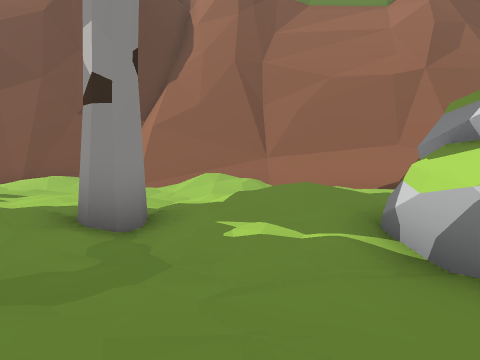
[1] (above)

24 first-person views from a walk through a Unity game level. The camera is 1.5 m above the floor, tilts 4° down and sees 70° across. The floor is counted in squares, 2 m on a side. Each view is taken from the middle of a square. On the plan, view 1 faces up. The plan holds only what a view shows up to about 11 squares ahead; the rest is blank. The place goes on beyond the plan. The player is left out. Some animated figures are left out.

[2]
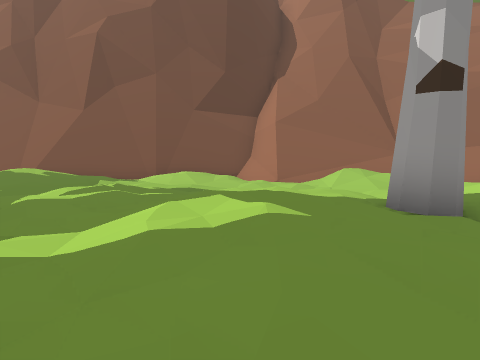

[3]
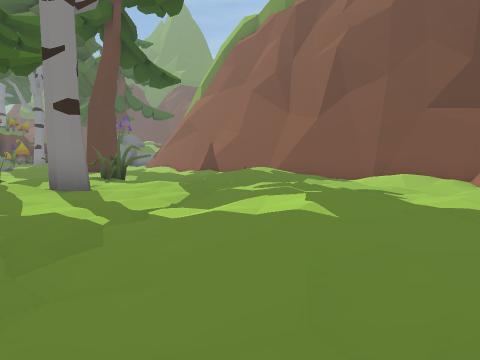

[4]
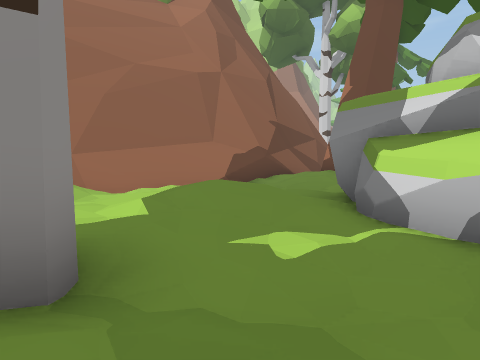

[5]
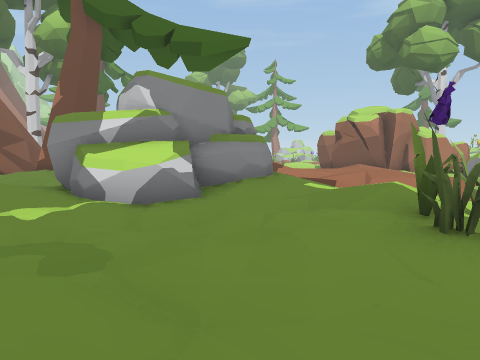

[6]
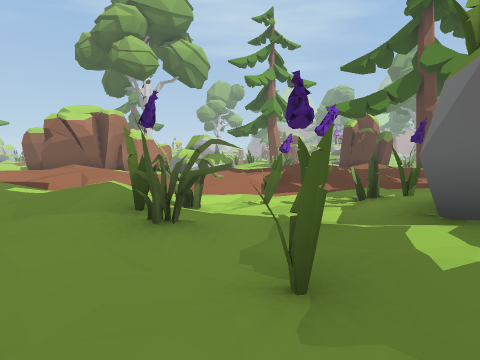

[7]
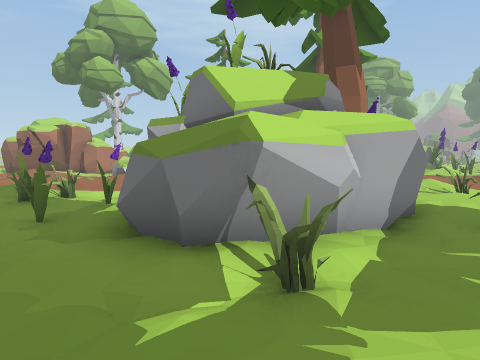

[8]
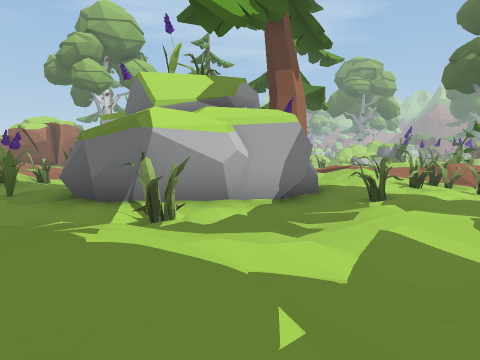

[9]
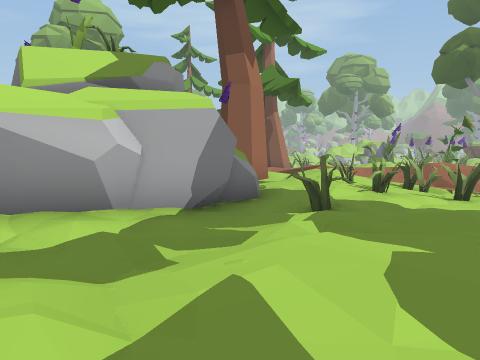

[10]
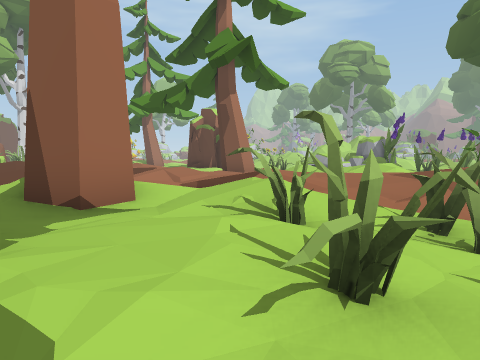

[11]
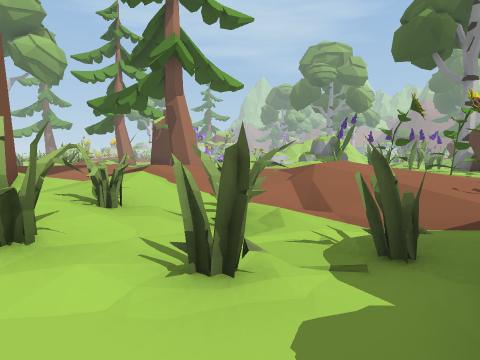

[12]
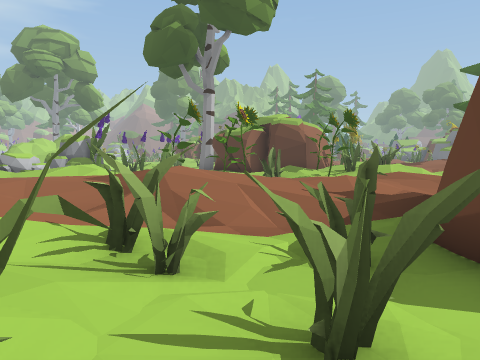

[13]
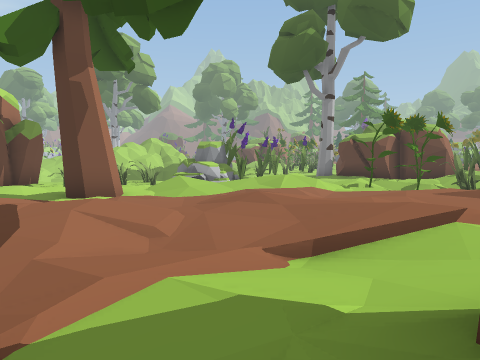

[14]
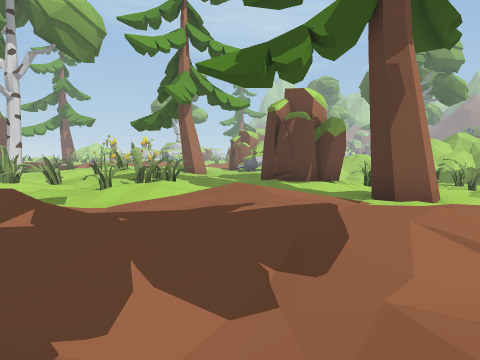

[15]
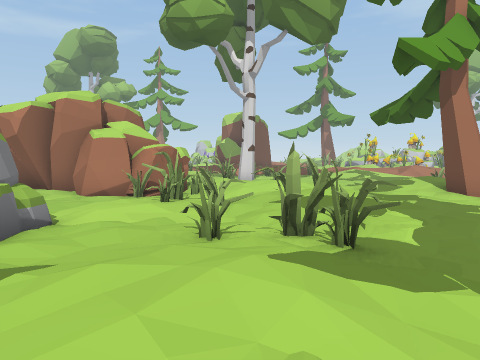

[16]
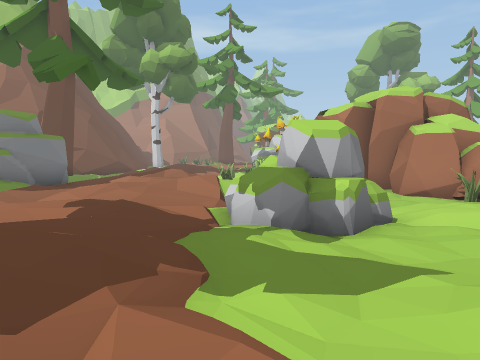

[17]
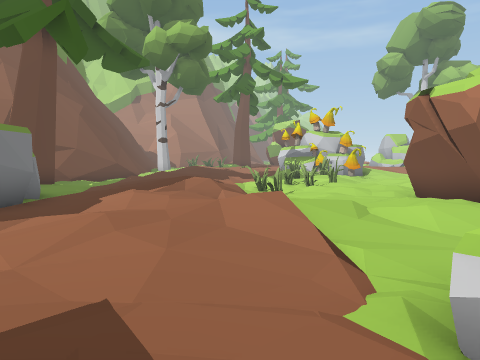

[18]
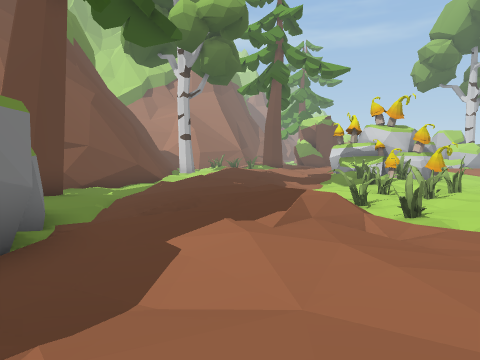

[19]
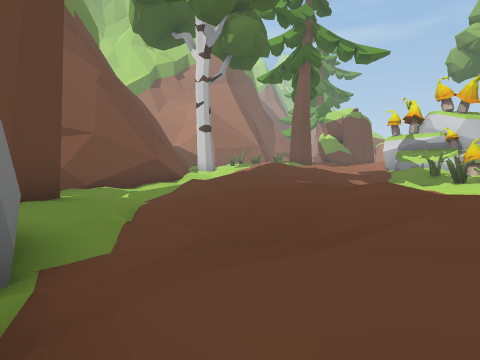

[20]
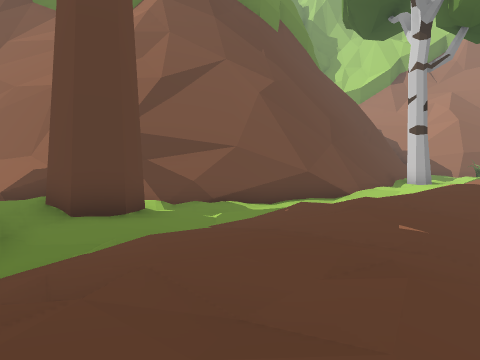

[21]
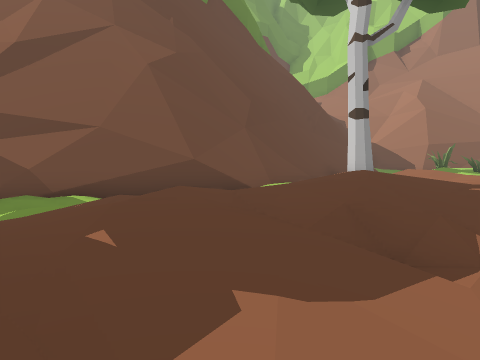

[22]
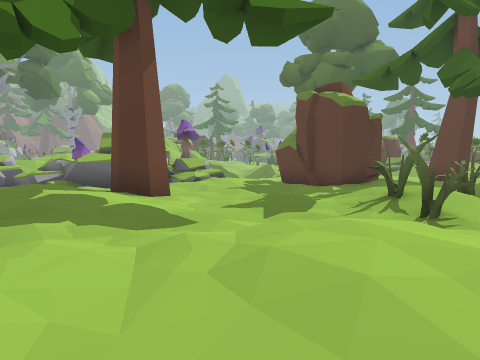

[23]
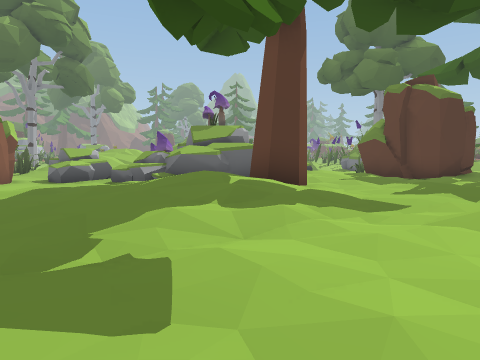

[24]
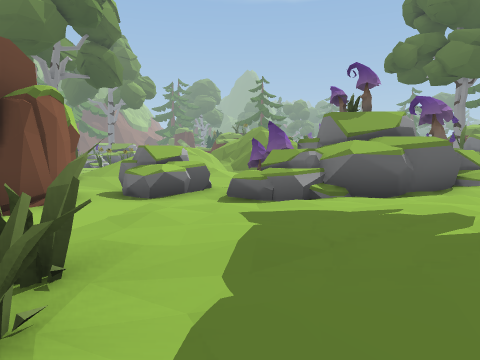

### Floor plan
Key: @ floor where view 1 was taken; # wall or solid block; . main floor; : floor 0.25 m higher than the main floor; - floor 0.25 m lower than the main floor; + floor 0.5 m higher than the main floor; _ floor 0.5 m lower than the main floor; * floor 0.75 m higher than the main floor; % floor 1 m higher than the main floor; / step, stairs or slope; = window, fence, low wall or low ledge; ^ raised ledge; O other object.
Columns run from 11 left of view 1 to 17 right of it. Each row starts with its distance up from view 1.
 13                          ##
 12                         ##/
 11    #########^          ##/-/
 10 ####/:/-###//##      ###/_.:/
  9     .-____/.-/########___   +
  8   +:..-  __-...-.:/.-_      +
  7  :/:..-..-/.:..-:+##--/:++%++
  6 -....:...-/:+:..:.##_-:+:+/+
  5 #-...:...-.:+:.   ---.:++//:
  4 #..:...+:#-.:=#  #--.::::/---
  3 :...../+:.--.##  #--/++:.---/
  2 ..#......----##  #.//:+:-..-#
  1 ./+/..----.../####:+/+:-#--.
  0 .:+:...---.@.////./+%//_-#...
 -1 --..###..-.#+:.::./+///#..#--
 -2 ..--##  ##.#/  -.:++:._-..
 -3 .:--#   #..__-./+++++:..-.
 -4 ...-#    :-__.:::::/:/..-#
 -5  ..##    #-_-.:+:..-..:.##
 -6  .--.^   .--//:+:.----..#
 -7 _--.:..///-.:/++/OO  --##
 -8  #/#:.##*/..+/++.OOO---#
 -9  #_-#/::/:./+//:.-O/.-###
-10 ##-#./+/:.:++/.......##-#
-11 ////.+*::/++++:/:....#-#
-12 /++*/++++:++//:++..-...::..
-13 +:+*++:++::./ .:/##.:#/++..
-14 +:/    / .:..  /-##:++./:..-_
-15      ..:/---#-----..:......-_
-16      .//..//#.-..-...:..---__
-17     #//++:/-.-.###--..-.:/.__
-18  #^/#-   O -# -###...-##+/.-
-19   #:     O       #.:.-   +:--
-20                    //. ::..--
-21                    O##-....-=
-22                     ###/----
-23                       #O_-__
-24                        O____
-25                      O-OO___
-26                      --OO_##
-27                         __
-28                         -_
-29                        /#
-30                        //

Positions as (right, up) in squares from view 1, and headings:
1: (0, 0), facing up
2: (-4, 0), facing up
3: (-2, 0), facing up-left
4: (-2, 2), facing up-right
5: (-4, 1), facing right
6: (-4, 1), facing down-right
7: (-9, 1), facing down-right
8: (-11, 1), facing down-right
9: (-11, -1), facing down-right
10: (-9, -6), facing down-right
11: (-11, -7), facing down-right
12: (-9, -7), facing down
13: (-3, -7), facing down
14: (-2, -8), facing down-right
15: (2, -12), facing right
16: (2, -11), facing up-right
17: (4, -7), facing up-right
18: (5, -3), facing up-right
19: (6, 0), facing up-right
20: (10, 0), facing up
21: (13, 2), facing up
22: (15, -12), facing down-left
23: (17, -14), facing down-left
24: (17, -19), facing down-left
